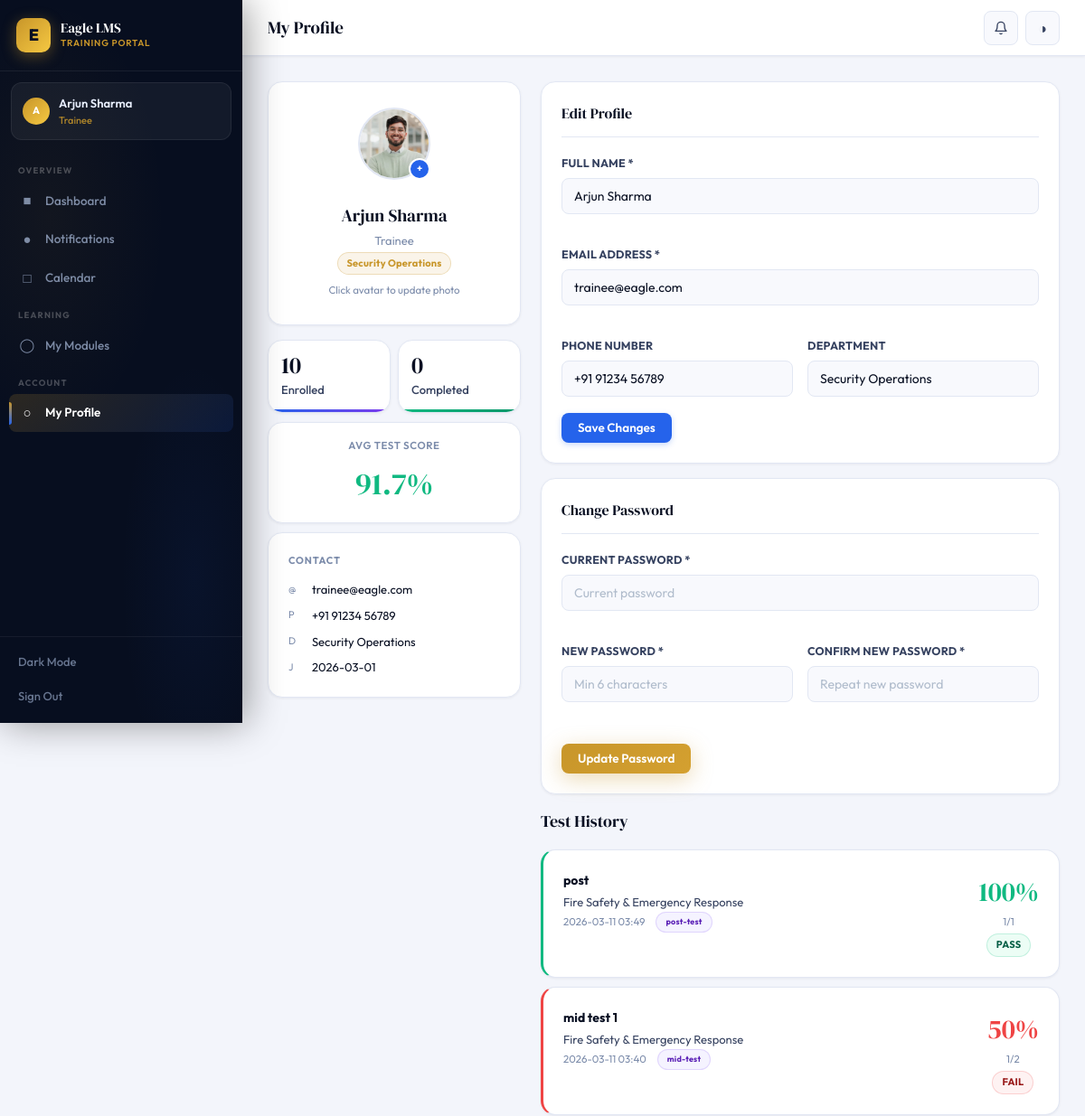
Before: /trainee/profile (signed in, upper part) with the older database file.
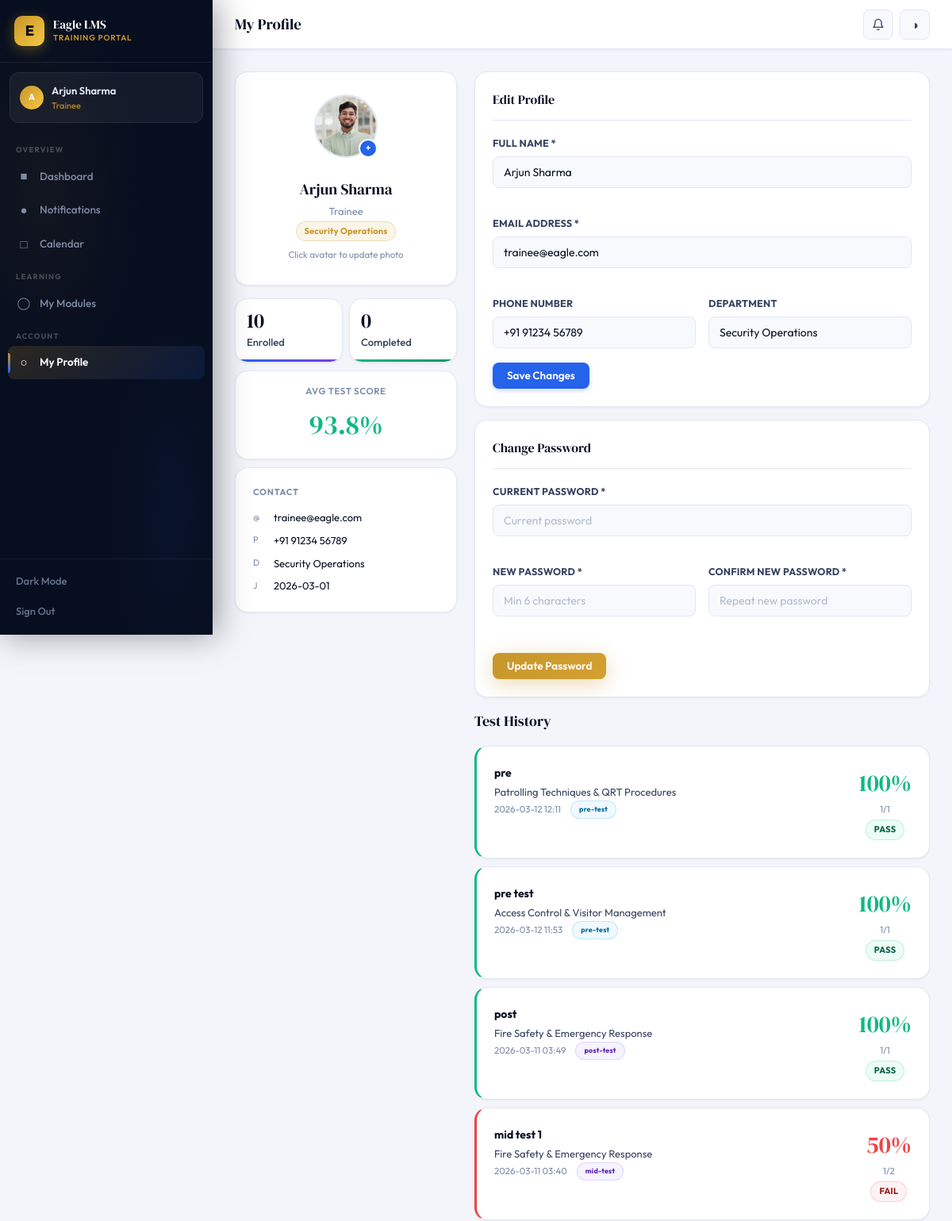
After: the same page with the newer database file.
### tables this page shows
CREATE TABLE users(
            id INTEGER PRIMARY KEY AUTOINCREMENT,
            name TEXT NOT NULL, email TEXT UNIQUE NOT NULL,
            password TEXT NOT NULL, role TEXT NOT NULL DEFAULT 'trainee',
            phone TEXT, department TEXT,
            created_at TIMESTAMP DEFAULT CURRENT_TIMESTAMP, profile_pic TEXT);

CREATE TABLE test_attempts(
            id INTEGER PRIMARY KEY AUTOINCREMENT,
            test_id INTEGER, trainee_id INTEGER,
            score INTEGER, total_marks INTEGER, percentage REAL,
            passed BOOLEAN, answers TEXT,
            started_at TIMESTAMP DEFAULT CURRENT_TIMESTAMP,
            submitted_at TIMESTAMP,
            FOREIGN KEY(test_id) REFERENCES tests(id),
            FOREIGN KEY(trainee_id) REFERENCES users(id));

CREATE TABLE tests(
            id INTEGER PRIMARY KEY AUTOINCREMENT,
            module_id INTEGER, title TEXT NOT NULL,
            test_type TEXT NOT NULL,
            duration_minutes INTEGER DEFAULT 30,
            start_datetime TIMESTAMP, end_datetime TIMESTAMP,
            passing_marks INTEGER DEFAULT 60, max_attempts INTEGER DEFAULT 1,
            created_at TIMESTAMP DEFAULT CURRENT_TIMESTAMP,
            FOREIGN KEY(module_id) REFERENCES modules(id));

CREATE TABLE modules(
            id INTEGER PRIMARY KEY AUTOINCREMENT,
            title TEXT NOT NULL, description TEXT, category TEXT,
            trainer_id INTEGER, start_datetime TIMESTAMP, end_datetime TIMESTAMP,
            status TEXT DEFAULT 'draft', is_default BOOLEAN DEFAULT 0,
            color TEXT DEFAULT '#3B5BDB',
            created_at TIMESTAMP DEFAULT CURRENT_TIMESTAMP,
            FOREIGN KEY(trainer_id) REFERENCES users(id));

### app.py (the view)
@app.route('/trainee/profile')
@login_required
def trainee_profile():
    db=get_db(); uid=session['user_id']
    user=db.execute('SELECT * FROM users WHERE id=?',(uid,)).fetchone()
    attempts=db.execute('''SELECT ta.*,t.title as test_title,t.test_type,m.title as module_title
        FROM test_attempts ta JOIN tests t ON ta.test_id=t.id JOIN modules m ON t.module_id=m.id
        WHERE ta.trainee_id=? ORDER BY ta.started_at DESC''',(uid,)).fetchall()
    total_enrolled=db.execute('SELECT COUNT(*) as c FROM enrollments WHERE trainee_id=?',(uid,)).fetchone()['c']
    total_completed=db.execute('SELECT COUNT(*) as c FROM enrollments WHERE trainee_id=? AND completed=1',(uid,)).fetchone()['c']
    avg_score=db.execute('SELECT AVG(percentage) as a FROM test_attempts WHERE trainee_id=?',(uid,)).fetchone()['a']
    return render_template('trainee_profile.html',user=user,attempts=attempts,
        total_enrolled=total_enrolled,total_completed=total_completed,
        avg_score=round(avg_score,1) if avg_score else 0)

### app.py (called while the page is built)
def get_db():
    db = sqlite3.connect(os.path.join(BASE_DIR, 'lms.db'))
    db.row_factory = sqlite3.Row
    return db

def login_required(f):
    @wraps(f)
    def d(*a,**kw):
        if 'user_id' not in session: return redirect(url_for('login'))
        return f(*a,**kw)
    return d

@app.context_processor
def inject_globals():
    nc = 0
    if 'user_id' in session:
        nc = get_db().execute('SELECT COUNT(*) as c FROM notifications WHERE user_id=? AND is_read=0',(session['user_id'],)).fetchone()['c']
    return dict(COMPANY=COMPANY, notif_count=nc)

### templates/trainee_profile.html (shortened to what this page needs)
{% extends 'base.html' %}
{% block page_title %}My Profile{% endblock %}
{% block content %}
<div style="display:grid;grid-template-columns:280px 1fr;gap:22px;align-items:start">
  <div>
    <div class="card card-p anim-up center mb-4" style="padding:28px 20px">
      <div style="position:relative;display:inline-block;margin:0 auto 16px;cursor:pointer" onclick="document.getElementById('pic-input').click()">
        {% if user.profile_pic %}
          <img src="/uploads/{{ user.profile_pic }}" style="width:80px;height:80px;border-radius:50%;object-fit:cover;border:2px solid var(--border)" alt="Profile">
        {% else %}
          <div class="ava ava-lg" style="margin:0 auto">{{ user.name[0].upper() }}</div>
        {% endif %}
        <div style="position:absolute;bottom:0;right:0;background:var(--acc);border-radius:50%;width:24px;height:24px;display:flex;align-items:center;justify-content:center;font-size:11px;color:#fff;border:2px solid var(--card);font-weight:700">+</div>
      </div>
      <div style="font-family:'DM Serif Display',serif;font-size:19px;margin-bottom:3px">{{ user.name }}</div>
      <div class="t-sm t-muted mb-3" style="text-transform:capitalize">{{ user.role }}</div>
      <span class="badge b-gold">{{ user.department or 'Eagle Security' }}</span>
      <div class="t-xs t-muted" style="margin-top:8px">Click avatar to update photo</div>
    </div>
    <div class="stat-row anim-up d1" style="grid-template-columns:1fr 1fr;gap:8px;margin-bottom:10px">
      <div class="stat-tile st-blue" style="padding:14px">
        <div class="st-num" style="font-size:26px">{{ total_enrolled }}</div>
        <div class="st-lbl">Enrolled</div>
      </div>
      <div class="stat-tile st-green" style="padding:14px">
        <div class="st-num" style="font-size:26px">{{ total_completed }}</div>
        <div class="st-lbl">Completed</div>
      </div>
    </div>
    {% if avg_score %}
    <div class="card card-p anim-up d2" style="text-align:center;margin-bottom:10px;padding:16px">
      <div class="t-xs t-muted" style="text-transform:uppercase;letter-spacing:.6px;margin-bottom:6px;font-weight:600">Avg Test Score</div>
      <div style="font-family:'DM Serif Display',serif;font-size:34px;color:{% if avg_score >= 60 %}var(--green){% else %}var(--amber){% endif %}">{{ avg_score }}%</div>
    </div>
    {% endif %}
    <div class="card card-p anim-up d3">
      <div style="font-size:11px;font-weight:700;text-transform:uppercase;letter-spacing:.8px;color:var(--t3);margin-bottom:12px">Contact</div>
      <div style="display:flex;flex-direction:column;gap:8px;font-size:13px">
        <div class="flex items-c gap-3"><span style="color:var(--t3);width:14px;font-size:11px">@</span><span>{{ user.email }}</span></div>
        <div class="flex items-c gap-3"><span style="color:var(--t3);width:14px;font-size:11px">P</span><span>{{ user.phone or '—' }}</span></div>
        <div class="flex items-c gap-3"><span style="color:var(--t3);width:14px;font-size:11px">D</span><span>{{ user.department or '—' }}</span></div>
        <div class="flex items-c gap-3"><span style="color:var(--t3);width:14px;font-size:11px">J</span><span>{{ user.created_at[:10] }}</span></div>
      </div>
    </div>
  </div>
  <div>
    <div class="card card-p anim-r mb-4">
      <div style="font-family:'DM Serif Display',serif;font-size:16px;margin-bottom:18px;padding-bottom:12px;border-bottom:1px solid var(--border)">Edit Profile</div>
      <form method="POST" action="/trainee/profile/update">
        <div class="g2">
          <div class="form-group col2">
            <label class="form-label">Full Name *</label>
            <input type="text" name="name" class="form-input" value="{{ user.name }}" required>
          </div>
          <div class="form-group col2">
            <label class="form-label">Email Address *</label>
            <input type="email" name="email" class="form-input" value="{{ user.email }}" required>
          </div>
          <div class="form-group">
            <label class="form-label">Phone Number</label>
            <input type="text" name="phone" class="form-input" value="{{ user.phone or '' }}" placeholder="+91 XXXXX XXXXX">
          </div>
          <div class="form-group">
            <label class="form-label">Department</label>
            <input type="text" name="department" class="form-input" value="{{ user.department or '' }}" placeholder="e.g., Security Operations">
          </div>
        </div>
        <button type="submit" class="btn btn-primary btn-md">Save Changes</button>
      </form>
    </div>
    <div class="card card-p anim-r d1 mb-4">
      <div style="font-family:'DM Serif Display',serif;font-size:16px;margin-bottom:18px;padding-bottom:12px;border-bottom:1px solid var(--border)">Change Password</div>
      <form method="POST" action="/trainee/profile/change-password">
        <div class="g2">
          <div class="form-group col2">
            <label class="form-label">Current Password *</label>
            <input type="password" name="current_password" class="form-input" placeholder="Current password" required>
          </div>
          <div class="form-group">
            <label class="form-label">New Password *</label>
            <input type="password" name="new_password" class="form-input" id="np" placeholder="Min 6 characters" required minlength="6">
          </div>
          <div class="form-group">
            <label class="form-label">Confirm New Password *</label>
            <input type="password" name="confirm_password" class="form-input" id="cp" placeholder="Repeat new password" required>
          </div>
        </div>
        <div id="pw-msg" style="font-size:12px;margin-bottom:10px;min-height:18px"></div>
        <button type="submit" class="btn btn-gold btn-md" id="pw-btn">Update Password</button>
      </form>
    </div>
    <div class="sh anim-r d2 mb-4"><div class="sh-title">Test History</div></div>
    {% if attempts %}
    <div style="display:flex;flex-direction:column;gap:10px">
      {% for att in attempts %}
      <div class="card card-p" style="border-left:3px solid {% if att.passed %}var(--green){% else %}var(--red){% endif %}">
        <div class="flex justify-b items-s gap-3">
          <div style="flex:1;overflow:hidden">
            <div style="font-weight:700;font-size:14px;margin-bottom:3px">{{ att.test_title }}</div>
            <div class="t-sm t-secondary mb-3">{{ att.module_title }}</div>
            <div class="flex gap-3 items-c flex-wrap">
              <span class="t-xs t-muted">{{ att.started_at[:16].replace('T',' ') }}</span>
              <span class="badge {% if att.test_type=='pre'%}b-sky{% else %}b-violet{% endif %}" style="font-size:9px">{{ att.test_type }}-test</span>
            </div>
          </div>
          <div class="center" style="flex-shrink:0">
            <div style="font-family:'DM Serif Display',serif;font-size:30px;color:{% if att.passed %}var(--green){% else %}var(--red){% endif %}">{{ att.percentage|int }}%</div>
            <div class="t-xs t-muted">{{ att.score }}/{{ att.total_marks }}</div>
            <span class="badge {% if att.passed %}b-green{% else %}b-red{% endif %}" style="margin-top:4px">{{ 'PASS' if att.passed else 'FAIL' }}</span>
          </div>
        </div>
      </div>
      {% endfor %}
    </div>
    {% else %}
    <div class="card card-p"><div class="empty"><div class="empty-ico" style="font-size:24px;margin-bottom:8px">—</div><div class="empty-title">No Tests Taken Yet</div><div class="empty-sub">Your test history will appear here once you take your first assessment.</div></div></div>
    {% endif %}
  </div>
</div>
{% endblock %}

### templates/base.html (shortened to what this page needs)
<!DOCTYPE html>
<html lang="en" data-theme="light">
<head>
<link rel="stylesheet" href="{{ url_for('static', filename='css/main.css') }}">
</head>
<body>
<div class="app-wrap">
  <aside class="sidebar" id="sidebar">
    <div class="sb-brand">
      <div class="sb-logo" style="font-size:18px;font-weight:800;letter-spacing:-1px">E</div>
      <div>
        <div class="sb-title">Eagle LMS</div>
        <div class="sb-sub">Training Portal</div>
      </div>
    </div>
    <div class="sb-user" style="position:relative">
      <div class="ava ava-sm ava-gold">{{ session.name[0].upper() }}</div>
      <div style="overflow:hidden;flex:1">
        <div class="sb-uname">{{ session.name }}</div>
        <div class="sb-urole">{{ session.role }}</div>
      </div>
    </div>
    <nav class="sb-nav">
      {% if session.role == 'trainer' %}
        <div class="sb-group">Overview</div>
        <a href="{{ url_for('trainer_dashboard') }}" class="sb-link {% if request.endpoint=='trainer_dashboard' %}active{% endif %}">
          <span class="sb-icon">&#9632;</span> Dashboard
        </a>
        <div class="sb-group">Modules</div>
        <a href="{{ url_for('trainer_modules') }}" class="sb-link {% if request.endpoint in ['trainer_modules','trainer_module_detail','edit_module'] %}active{% endif %}">
          <span class="sb-icon">&#9711;</span> All Modules
        </a>
        <div class="sb-group">People</div>
        <a href="{{ url_for('trainer_trainees') }}" class="sb-link {% if request.endpoint=='trainer_trainees' %}active{% endif %}">
          <span class="sb-icon">&#9675;</span> Trainees
        </a>
      {% else %}
        <div class="sb-group">Overview</div>
        <a href="{{ url_for('trainee_dashboard') }}" class="sb-link {% if request.endpoint=='trainee_dashboard' %}active{% endif %}">
          <span class="sb-icon">&#9632;</span> Dashboard
        </a>
        <a href="{{ url_for('notifications') }}" class="sb-link {% if request.endpoint=='notifications' %}active{% endif %}">
          <span class="sb-icon">&#9679;</span> Notifications
        </a>
        <a href="{{ url_for('trainee_calendar') }}" class="sb-link {% if request.endpoint=='trainee_calendar' %}active{% endif %}">
          <span class="sb-icon">&#9633;</span> Calendar
        </a>
        <div class="sb-group">Learning</div>
        <a href="{{ url_for('trainee_dashboard') }}" class="sb-link">
          <span class="sb-icon">&#9711;</span> My Modules
        </a>
        <div class="sb-group">Account</div>
        <a href="{{ url_for('trainee_profile') }}" class="sb-link {% if request.endpoint=='trainee_profile' %}active{% endif %}">
          <span class="sb-icon">&#9675;</span> My Profile
        </a>
      {% endif %}
    </nav>
    <div class="sb-bottom">
      <button class="sb-action" onclick="toggleTheme()" id="sb-theme">Dark Mode</button>
      <a href="{{ url_for('logout') }}" class="sb-action danger">Sign Out</a>
    </div>
  </aside>
  <div class="main" id="main">
    <header class="topbar">
      <div class="tb-title">{% block page_title %}{% endblock %}</div>
      <div class="tb-actions">
        {% if session.role == 'trainee' %}
        <div style="position:relative">
          <button class="notif-bell" id="notif-btn" onclick="toggleNotifDrop()" title="Notifications">
            <svg width="16" height="16" viewBox="0 0 24 24" fill="none" stroke="currentColor" stroke-width="2" stroke-linecap="round" stroke-linejoin="round"><path d="M18 8A6 6 0 0 0 6 8c0 7-3 9-3 9h18s-3-2-3-9"/><path d="M13.73 21a2 2 0 0 1-3.46 0"/></svg>
          </button>
        </div>
        {% endif %}
        <button class="theme-btn" onclick="toggleTheme()" id="theme-btn" title="Toggle theme">&#9680;</button>
      </div>
    </header>
    <div class="page">
      {% block content %}{% endblock %}
    </div>
  </div>
</div>
</body>
</html>

Changed rows visible on the page:
added test_attempts: test_title "pre", module_title "Patrolling Techniques & QRT Procedures", started_at "2026-03-12 12:11", test_type "pre", percentage "100", score "1", total_marks "1", passed "PASS"
added test_attempts: test_title "pre test", module_title "Access Control & Visitor Management", started_at "2026-03-12 11:53", test_type "pre", percentage "100", score "1", total_marks "1", passed "PASS"
Other visible differences:
{{ avg_score }}: "91.7" → "93.8"
